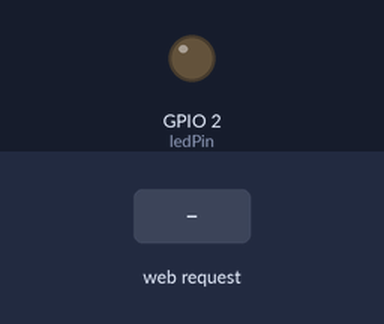
A sketch run on a simulated ESP8266 (NodeMCU). Parts: output pins drawn as LEDs (lit = HIGH). Dashed ring = blinking. The test bench sets the inputs (shaded band). WiFi joins after 1.5 s; servers stay silent unless stated; what the sketch prints to the serial monitor is not drawn.

Above: at 0.1 s.
At 2.7 s:
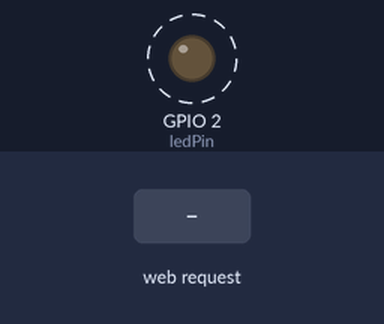
2.8 s: HTTP request GET /blink received
Timing chart, 0 to 12.3 s (numbered marks = the images above; inputs shaded):
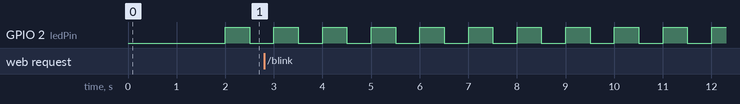

Measured:
- by itself, GPIO 2 (ledPin): alternates HIGH for 0.50 s and LOW for 0.50 s

The sketch:

server.ino
```cpp
#include "secrets.h"
#include <SPI.h>
#include <ESP8266WiFi.h>

byte ledPin = 2;
String mode;

char ssid[] = SECRET_SSID;
char pass[] = SECRET_PASS;

WiFiServer server(80);
IPAddress ip(192, 168, 0, 0);
IPAddress gateway(192, 168, 0, 1);
IPAddress subnet(255, 255, 255, 0);

void setup() {
  Serial.begin(115200);
  WiFi.config(ip, gateway, subnet);
  WiFi.begin(ssid, pass);
  while (WiFi.status() != WL_CONNECTED) {
    Serial.print(".");
    delay(500);
  }
  Serial.println("WiFi connected!");
  server.begin();
  pinMode(ledPin, OUTPUT);
}

void blinkFast(int numTimes) {
  for(int i = 0; i < numTimes; i++) {
    digitalWrite(ledPin, LOW);
    delay(100);
    digitalWrite(ledPin, HIGH);
    delay(100);
  }
}

void blinkSlow() {
  digitalWrite(ledPin, LOW);
  delay(500);
  digitalWrite(ledPin, HIGH);
  delay(500);
}

void loop () {
  WiFiClient client = server.available();
  if (client) {
    if (client.connected()) {
      String request = client.readStringUntil('\r');
      Serial.println("From client: " + request);
      if (request == "blink") {
        blinkFast(5);
      }
      client.flush();
    }
    client.stop();
  }
  blinkSlow();
}
```
